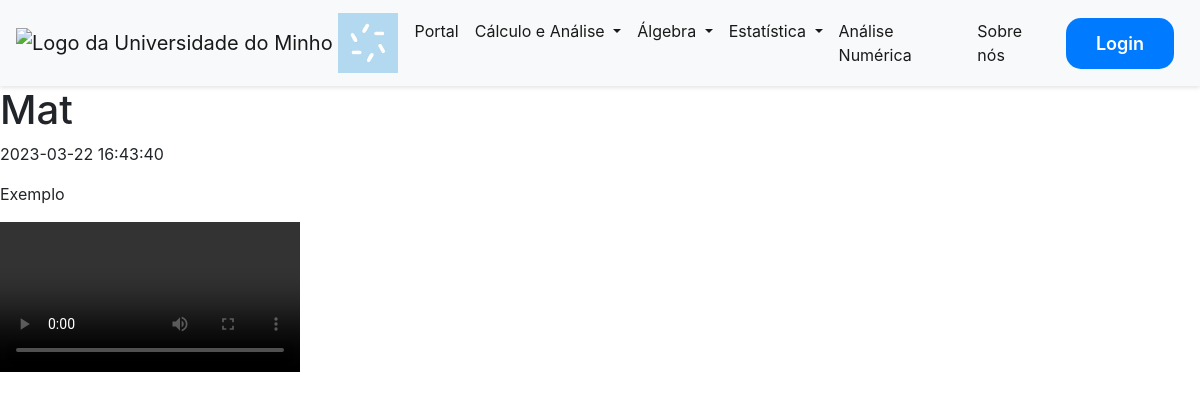
/post/1, run on an earlier commit of the app's database.
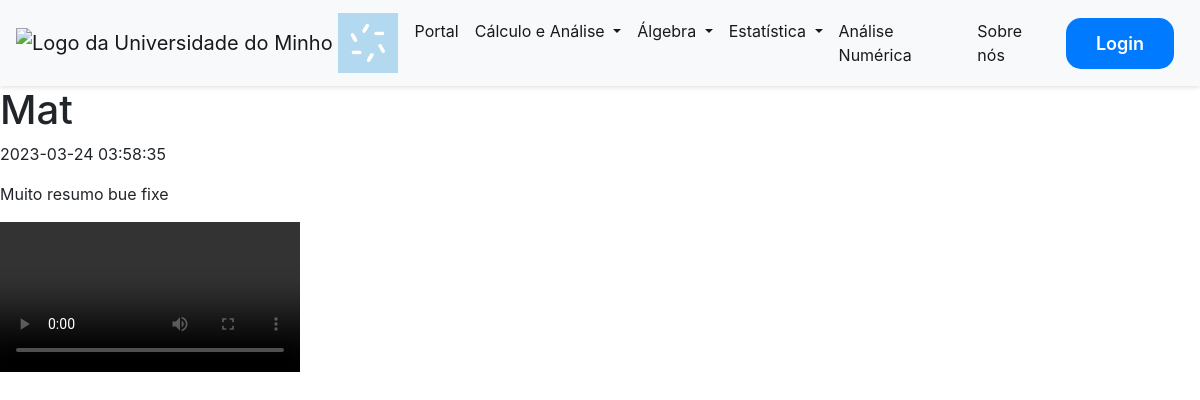
And on a later commit of the database.
### tables this page shows
CREATE TABLE posts
             (id INTEGER PRIMARY KEY AUTOINCREMENT,
              title TEXT,
              content TEXT,
              file_url TEXT,
              created_at TIMESTAMP DEFAULT CURRENT_TIMESTAMP);

### main.py (the view)
@app.route("/post/<int:post_id>")
def post(post_id):
    conn = sqlite3.connect("database.db")
    c = conn.cursor()
    c.execute("SELECT * FROM posts WHERE id=?", (post_id,))
    post = c.fetchone()
    conn.close()
    can_edit = False
    if 'email' in session and session['tipo'] == 'admin':
        can_edit = True
    return render_template("post.html", post=post,can_edit=can_edit)

### templates/post.html (shortened to what this page needs)
{% extends "base.html" %}
{% block content %}
<main>
  <article>
    <header>
      <h1>{{ post[1] }}</h1>
    </header>
    <section>
      <p>{{ post[4] }}</p>
      <p>{{ post[2] }}</p>
    </section>
    {% if post[3] %}
    {% if post[3].endswith(('jpg', 'jpeg', 'gif', 'png')) %}
    {% set file_path = post[3].split('static', 1)[-1].lstrip('\\/') %}
    <figure>
      <img src="{{ '../static/' ~ file_path }}" alt="">
    </figure>
    {% elif post[3].endswith('mp4') %}
    {% set file_path = post[3].split('static', 1)[-1].lstrip('\\/') %}
    <figure>
      <video controls>
        <source src="{{ '../static/' ~ file_path }}" type="video/mp4">
      </video>
    </figure>
    {% endif %}
    {% endif %}
  </article>
</main>
{% endblock %}

### templates/base.html (shortened to what this page needs)
<!DOCTYPE html>
<html>
<head>
    <link rel="stylesheet" href="https://cdn.jsdelivr.net/npm/bootstrap@4.3.1/dist/css/bootstrap.min.css"
>
    <link rel="stylesheet" href="../static/style.css">
</head>
<body>
    <nav class="navbar navbar-expand-lg navbar-light bg-light">
        <a class="navbar-brand" href="/">
            <img src="../static/images/logo_uminho.png" width="60" height="60" alt="Logo da Universidade do Minho">
            <img src="../static/images/logo_ciencias.jpg" width="60" height="60" alt="Logo da Faculdade de Ciências">
        </a>
        <div class="collapse navbar-collapse" id="navbarSupportedContent">
            <ul class="navbar-nav mr-auto">
                <li class="nav-item active">
                    <a class="nav-link nav-link-main" href="/">Portal <span class="sr-only">(current)</span></a>
                </li>
                <li class="nav-item dropdown active">
                    <a class="nav-link dropdown-toggle nav-link-main" href="#" id="navbarDropdownMenuLink" role="button"
                        data-toggle="dropdown" aria-haspopup="true" aria-expanded="false">
                        Cálculo e Análise
                    </a>
                </li>
                <li class="nav-item dropdown active">
                    <a class="nav-link dropdown-toggle nav-link-main" href="#" id="navbarDropdownMenuLink" role="button"
                        data-toggle="dropdown" aria-haspopup="true" aria-expanded="false">
                        Álgebra
                    </a>
                </li>
                <li class="nav-item dropdown active">
                    <a class="nav-link dropdown-toggle nav-link-main" href="#" id="navbarDropdownMenuLink" role="button"
                        data-toggle="dropdown" aria-haspopup="true" aria-expanded="false">
                        Estatística
                    </a>
                </li>
                <li class="nav-item active">
                    <a class="nav-link nav-link-main" href="#">Análise Numérica</a>
                </li>
                <li class="nav-item active">
                    <a class="nav-link nav-link-main" href="/sabermais/">Sobre nós</a>
                </li>
            </ul>
            {% if 'email' not in session %}
            <form class="login-button">
                <a class="btn btn-primary" href="/login" type="button">Login</a>
            </form>
            {% endif %}
        </div>
    </nav>
    <main>
        {% block content %}
        {% endblock%}
    </main>
</body>
</html>

### static/style.css (style rules this page uses)
.btn { display: inline-block; padding: 12px 30px; font-size: 18px; font-weight: 600; border-radius: 5px; text-align: center; margin: 0 10px; transition: all 0.3s ease; }
.btn-primary { background-color: #007bff; color: #fff; border: none; }
.btn { border-radius: 15px; }
.navbar { box-shadow: 0 2px 4px rgba(0, 0, 0, 0.1); }

What changed in the data, as far as the page shows it:
changed posts "Mat": created_at "2023-03-22 16:43:40" → "2023-03-24 03:58:35"; content "Exemplo" → "Muito resumo bue fixe"
